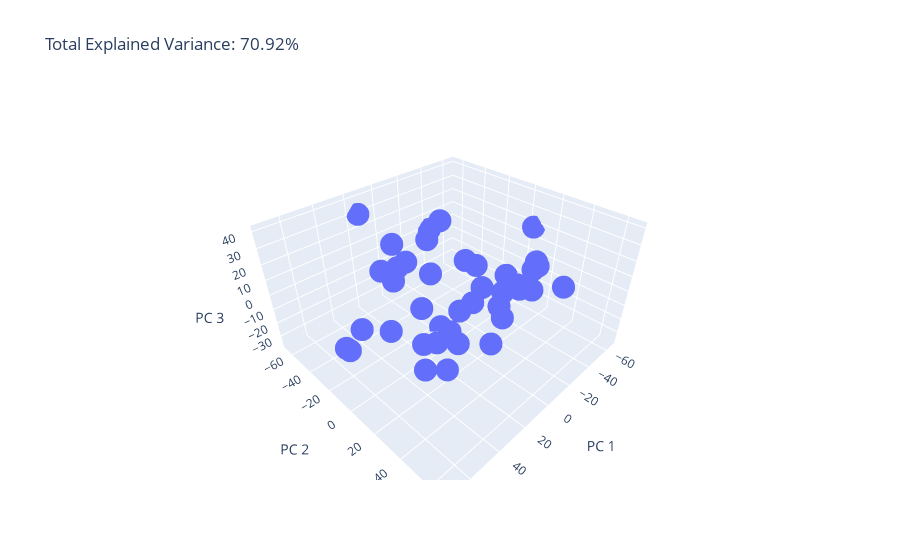

The code cell stored with this chart in its notebook:
### Markdown cell above
## Feature PCA

### Code cell
import plotly.express as px
from sklearn.decomposition import PCA

PATH = './output/india/bollywood/'
df = pd.read_csv(PATH+'full_all.csv')

pca = PCA(n_components=3)
components = pca.fit_transform(df)

total_var = pca.explained_variance_ratio_.sum() * 100

fig = px.scatter_3d(
    components, x=0, y=1, z=2,
    title=f'Total Explained Variance: {total_var:.2f}%',
    labels={'0': 'PC 1', '1': 'PC 2', '2': 'PC 3'}
)
fig.show()

### Figure 1 — Plotly figure (JSON) as saved in the notebook; plotly's stock layout.template omitted (floating-point values rounded to 4 significant figures)
{"data": [{"hovertemplate": "PC 1=%{x}<br>PC 2=%{y}<br>PC 3=%{z}<extra></extra>", "legendgroup": "", "marker": {"color": "#636efa", "symbol": "circle"}, "mode": "markers", "name": "", "scene": "scene", "showlegend": false, "type": "scatter3d", "x": [-49.59, 10.18, 12.75, -9.653, -41.29, -33.5, -19.9, -60.35, -57.89, -2.605, -4.383, 27.16, 29.76, 10.27, -25.73, 27.25, 7.021, 13.94, 50.58, 33.64, -40.84, 47.43, 27.49, -11.63, 63.86, 48.6, 14.74, 41.38, -10.28, 71.36, 22.05, -20.08, -19.59, -1.891, -33.68, 0.3327, -31.66, -17.09, -65.32, -2.841], "y": [18.19, 6.921, 15.92, 28.06, -20.33, 8.976, 3.731, 13.0, 13.85, 26.88, -47.55, 3.033, -26.62, -41.02, -50.68, 14.27, 11.29, -32.55, -19.72, -10.74, -64.67, 27.44, 22.24, -32.37, -12.02, 4.012, -65.78, 50.99, -1.46, -1.571, -2.75, 40.03, -31.46, 65.89, 18.88, 32.81, 22.19, 22.66, 4.611, -14.59], "z": [0.2171, -19.64, -21.4, -8.821, -10.16, -13.13, -5.398, -1.124, -21.17, -24.39, -3.342, 4.134, 14.96, 18.08, 3.3, -12.66, -4.059, 7.5, -9.827, 17.94, 0.09638, -9.071, -26.82, -8.611, -11.53, 1.973, 30.25, 40.82, 15.34, 1.77, -27.95, 25.74, 26.06, 34.4, -2.801, 7.125, -3.296, 13.48, 18.26, -36.27]}], "layout": {"legend": {"tracegroupgap": 0}, "scene": {"domain": {"x": [0, 1], "y": [0, 1]}, "xaxis": {"title": {"text": "PC 1"}}, "yaxis": {"title": {"text": "PC 2"}}, "zaxis": {"title": {"text": "PC 3"}}}, "title": {"text": "Total Explained Variance: 70.92%"}}}
